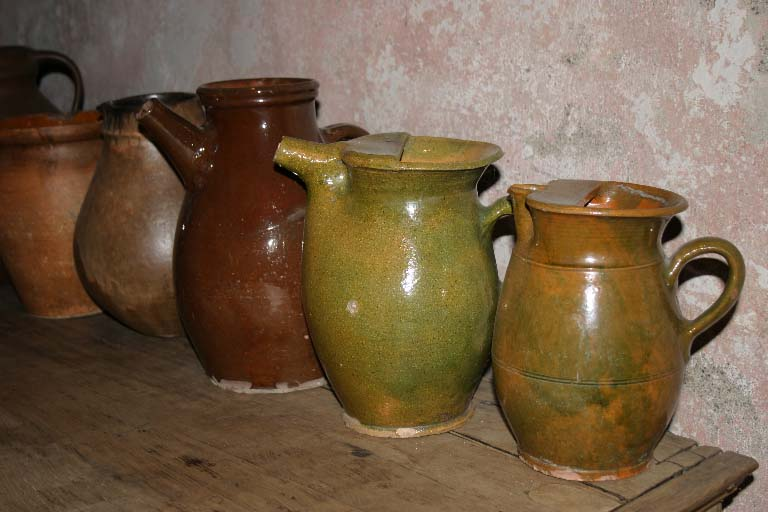
%> input picture WhiteBalancing/data/flash_pots.jpg, 768 x 512 px
$ octave white_balance.m   (GNU Octave 9; MATLAB toolbox functions it lacks are replaced by stand-ins)
%> lines starting %> are read from the running program, lines starting %| are printed output that depends on the picture
wb_factor = [0 0.25 0.5 0.75 1];
flash_image = imread('../data/flash_pots.jpg');
%> flash_image is the input picture: size 512x768x3 uint8; mean R, G, B 115.6, 94.2, 69.9
amb_image = imread('../data/amb_pots.jpg');
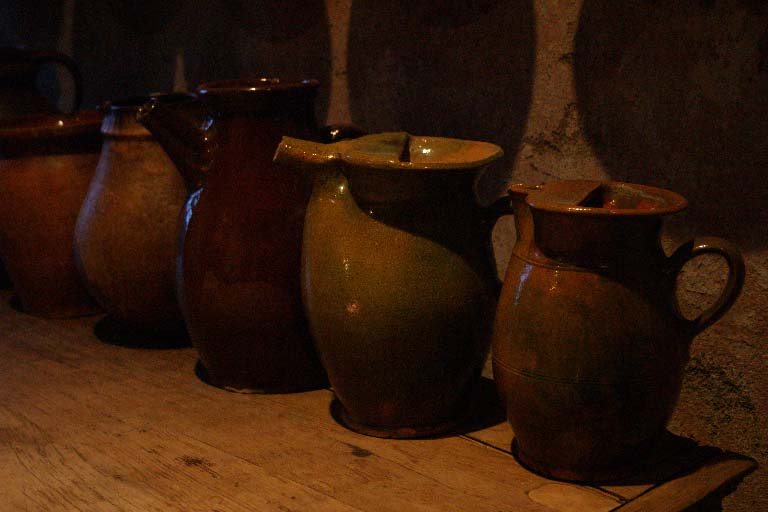
%> input picture WhiteBalancing/data/amb_pots.jpg, 768 x 512 px
%> amb_image is the input picture: size 512x768x3 uint8; mean R, G, B 51, 25.6, 9.9
s = size(amb_image);
%> s = [512 768 3]
amb_double = im2double(amb_image);
flash_double = im2double(flash_image);

hsv_flash = rgb2hsv(flash_image);
%> hsv_flash: size 512x768x3 double; mean H, S, V 0.0823, 0.463, 0.454
hsv_amb = rgb2hsv(amb_image);
%> hsv_amb: size 512x768x3 double; mean H, S, V 0.102, 0.791, 0.2

for i = 1:5
hsv_wb(:,:,2) = (1-wb_factor(i))*hsv_amb(:,:,2) + wb_factor(i)*hsv_flash(:,:,2);
hsv_wb(:,:,1) = hsv_amb(:,:,1);
hsv_wb(:,:,3) = (1-wb_factor(i))*hsv_amb(:,:,3) + wb_factor(i)*hsv_flash(:,:,3);

rgb_adjusted = hsv2rgb(hsv_wb);
figure;imshow(rgb_adjusted);

end
%> this loop made 5 passes
%> pass 2, `rgb_adjusted = hsv2rgb(hsv_wb);`:
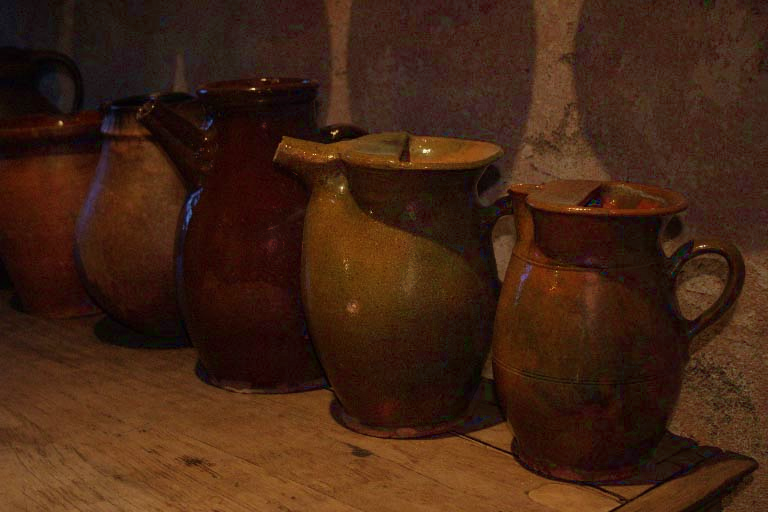
%> rgb_adjusted: size 512x768x3 double; mean R, G, B 0.263, 0.144, 0.0776
%> pass 3, `rgb_adjusted = hsv2rgb(hsv_wb);`:
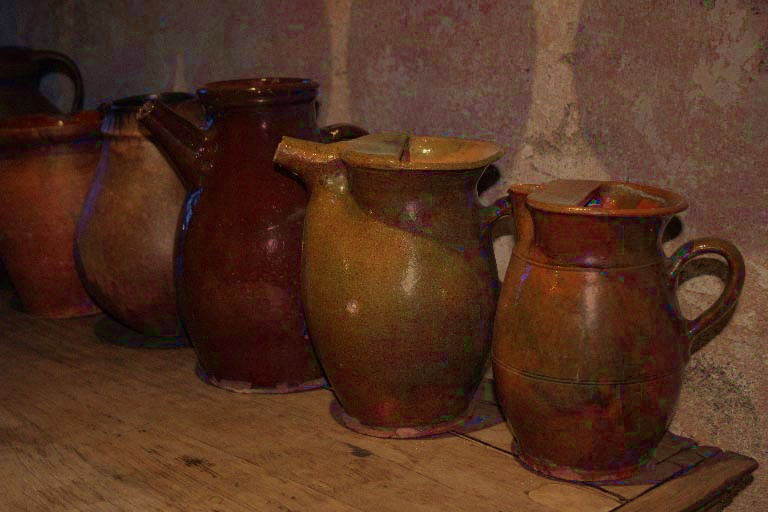
%> rgb_adjusted: size 512x768x3 double; mean R, G, B 0.326, 0.198, 0.13
%> after the loop: hsv_wb: size 512x768x3 double; mean H, S, V 0.102, 0.463, 0.454
